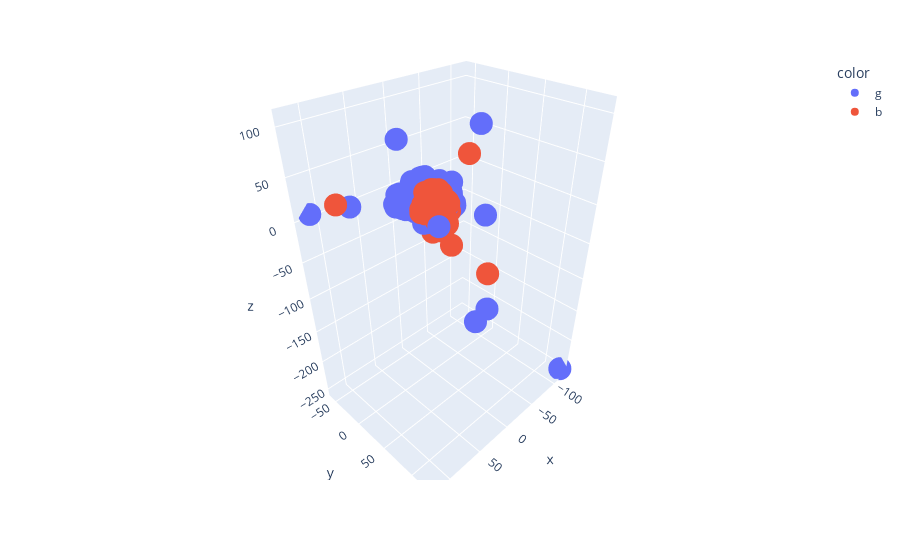

The cell this chart's notebook holds for it:
### Code cell
# plot using tsne 
X_embedded  = TSNE(n_components=3, perplexity=10,random_state=24).fit_transform( X )
colors = np.array([x for x in 'bgrcmykbgrcmykbgrcmykbgrcmyk'])
fig = px.scatter_3d(x=X_embedded [:,0],y=X_embedded [:,1],z=X_embedded [:,2],color=colors[Spectral_clustering.labels_])
fig.show()
